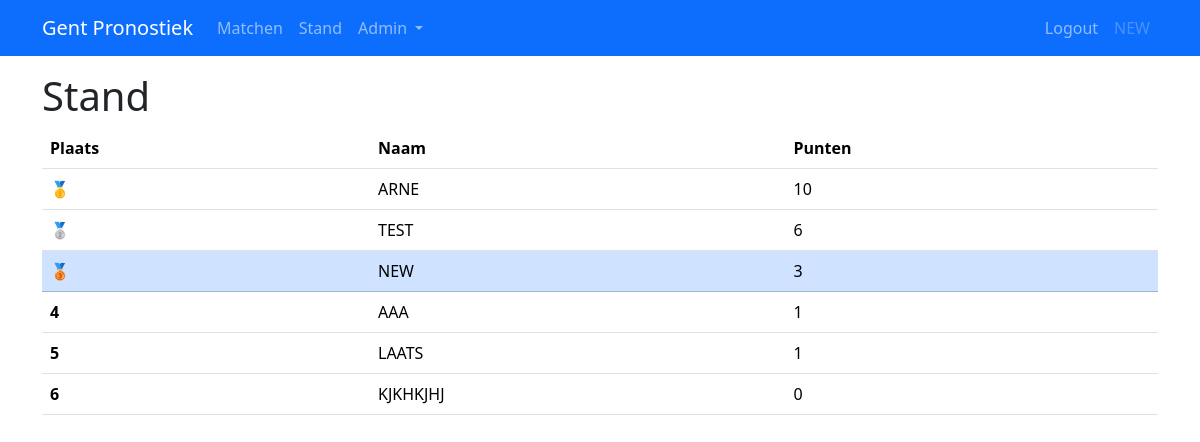
Page /stand (signed in) on the earlier database version.
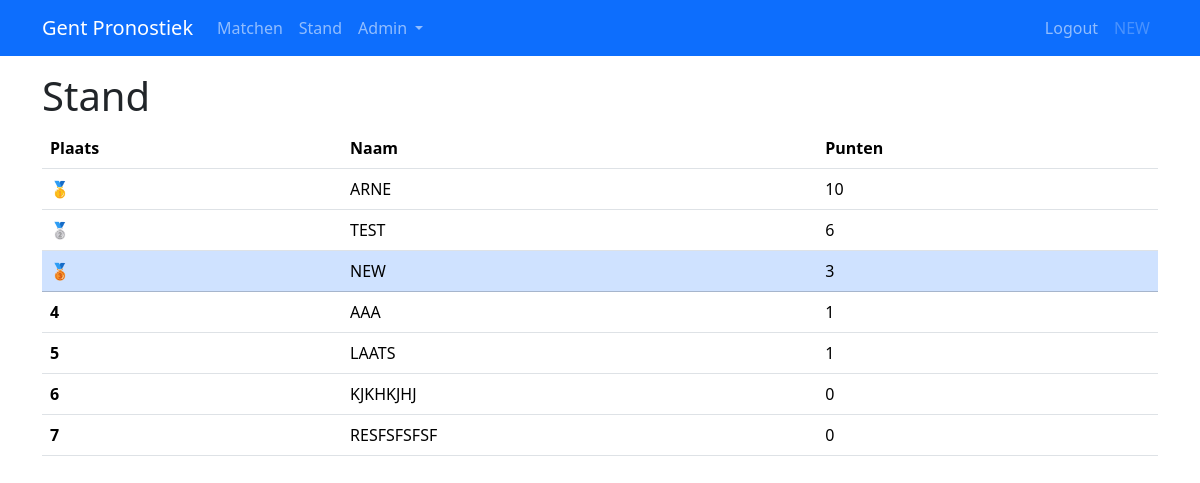
Same page on the later database version.
### app/models.py (models this page shows, shortened)
class User(UserMixin, db.Model):
    id: so.Mapped[int] = so.mapped_column(primary_key=True)
    username: so.Mapped[str] = so.mapped_column(sa.String(64), unique=True, index=True)
    score: so.Mapped[int] = so.mapped_column(default=0)
    isAdmin: so.Mapped[bool] = so.mapped_column(default=True)
    predictions: so.WriteOnlyMapped["Prediction"] = so.relationship(
        back_populates="user", cascade="all, delete-orphan", passive_deletes=True
    )

### app/routes.py (the view)
@app.route("/stand")
@login_required
def stand():
    users = db.session.scalars(sa.select(User).order_by(User.score.desc())).all()
    scoreboard = [
        (postion, user.username, user.score, user.id)
        for postion, user in enumerate(users, start=1)
    ]
    return render_template("stand.html", title="Home", scoreboard=scoreboard)

### app/models.py (called while the page is built)
@login.user_loader
def load_user(id):
    return db.session.get(User, int(id))

### app/templates/stand.html
{% extends "base.html" %}
{% block content %}
<h1>Stand</h1>
<table class="table table-hover">
    <thead>
        <tr>
            <th scope="col">Plaats</th>
            <th scope="col">Naam</th>
            <th scope="col">Punten</th>
        </tr>
    </thead>
    <tbody>
        {% for (position, username, score, id) in scoreboard %}
        {% if id == current_user.id %}
        <tr class="table-primary">
        {% else %}
        <tr>
        {% endif %}
            <th scope="row">
                {% if position == 1 %}🥇
                {% elif position == 2 %}🥈
                {% elif position == 3 %}🥉
                {% else %}
                {{ position }}
                {% endif %}
            </th>
            <td>{{ username }}</td>
            <td>{{ score }}</td>
        </tr>
        {% endfor %}
    </tbody>
</table>
{% endblock %}

### app/templates/base.html (shortened to what this page needs)
<!DOCTYPE html>
<html lang="en">
<head>
    <link rel="stylesheet" href="{{ url_for('static', filename='style.css')}}">
    <link href="https://cdn.jsdelivr.net/npm/bootstrap@5.3.2/dist/css/bootstrap.min.css" rel="stylesheet"
>
</head>
<body>
    <nav class="navbar bg-primary navbar-expand-lg" data-bs-theme="dark">
        <div class="container">
            <a class="navbar-brand" href="">Gent Pronostiek</a>
            <div class="collapse navbar-collapse" id="navbarSupportedContent">
                <ul class="navbar-nav me-auto mb-2 mb-lg-0">
                    <li class="nav-item">
                        <a href="{{ url_for('matches')}}" class="nav-link">Matchen</a>
                    </li>
                    <li class="nav-item">
                        <a href="{{ url_for('stand')}}" class="nav-link">Stand</a>
                    </li>
                    {% if current_user.isAdmin %}
                    <li class="nav-item dropdown">
                        <a class="nav-link dropdown-toggle" href="#" role="button" data-bs-toggle="dropdown"
                            aria-expanded="false">
                            Admin
                        </a>
                    </li>
                    {% endif %}
                </ul>
                <ul class="navbar-nav mb-2 mb-lg-0">
                    {% if current_user.is_anonymous %}
                    <li class="nav-item">
                        <a href="{{ url_for('login')}}" class="nav-link">Login</a>
                    </li>
                    {% else %}
                    <li class="nav-item">
                        <a href="{{ url_for('logout')}}" class="nav-link">Logout</a>
                    </li>
                    <li clas="nav-item">
                        <a class="nav-link disabled" href="{{ url_for('logout')}}">{{ current_user.username }}</a>
                    </li>
                    {% endif %}
                    </ul>
            </div>
        </div>
    </nav>
    <div class="container mt-3">
        {% block content %} {% endblock %}
    </div>
</body>
</html>

Differences in the rows shown:
added User: id "7", username "RESFSFSFSF", score "0"
